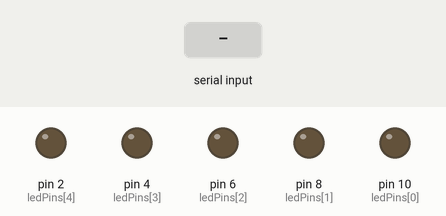
Recording of a sketch running on a simulated Arduino Uno, built with avr-gcc and run on an emulated ATmega328P. On the bench: output pins drawn as LEDs (lit = HIGH). Inputs (shaded band) come from the test bench.

Above: at 1.2 s.
1.3 s: "90,45\n" received over Serial
At 2.0 s:
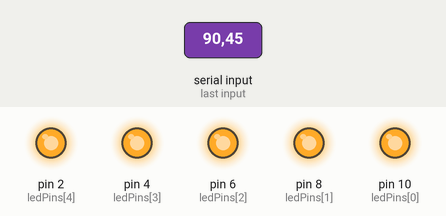
Timing chart, 0 to 4.3 s (numbered marks = the images above; inputs shaded):
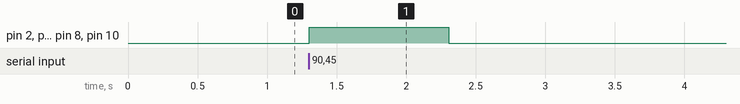

Measured:
- after the input at 1.3 s, pin 2 (ledPins[4]), pin 4 (ledPins[3]), pin 6 (ledPins[2]), pin 8 (ledPins[1]), pin 10 (ledPins[0]): LOW → HIGH at once, → LOW 1.0 s later

The sketch:

finger_count_to_leds.ino
```cpp
const int ledPins[] = {10,8,6,4,2};

void setup(){
    for(int i = 0; i < 5; i++){
        pinMode(ledPins[i], OUTPUT);
    }
    Serial.begin(9600);
}

void loop(){
    int fingerCount = Serial.parseInt();

    for(int i = 0; i < 5; i++){
        if(fingerCount >= i + 1){
            digitalWrite(ledPins[i], HIGH);
        }
        else{
            digitalWrite(ledPins[i], LOW);
        }
    }
}
```
